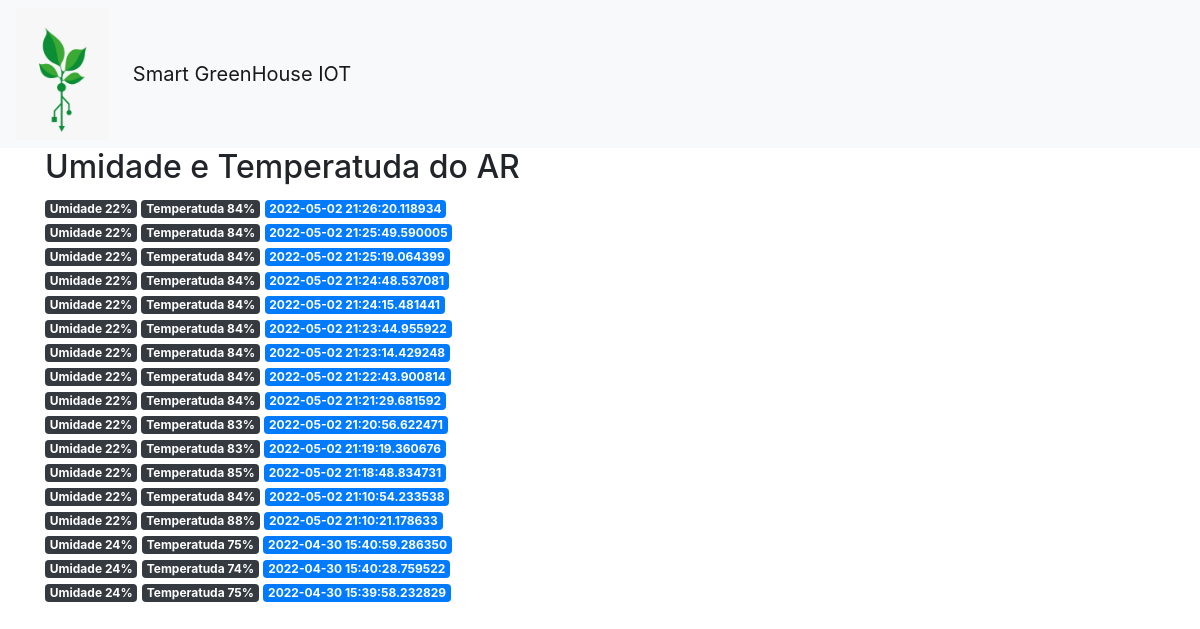
/dht11, run on the app's committed database.
### tables this page shows
CREATE TABLE dht11 (
        id INTEGER NOT NULL PRIMARY KEY AUTOINCREMENT,
        temp INTEGER,
        humid INTEGER,
        datadht11 DATETIME
);

### app.py (the view)
@app.route('/dht11')
def post_dht11():
    post_dht11 = get_post_dht11()
    return render_template('dht11.html', post_dht11=post_dht11)

### app.py (called while the page is built)
def get_db_connection():
    conw = None
    connw = sqlite3.connect('EstufaDB.db')
    connw.row_factory = sqlite3.Row
    return connw

def get_post_dht11():
    connw = get_db_connection()
    post_dht11 = connw.execute('SELECT * FROM dht11 ORDER BY ID DESC LIMIT 17').fetchall()
    connw.close()
    if post_dht11 is None:
        abort(404)
    return post_dht11

### templates/dht11.html
{% extends 'base.html' %}
{% block content %}
    <h2>{% block title %}Umidade e Temperatuda do AR {% endblock %}</h2>
    {% for post in post_dht11 %}
        <span class="badge badge-dark">Umidade {{ post['temp'] }}%</span>
        <span class="badge badge-dark">Temperatuda {{ post['humid'] }}%</span>
        <span class="badge badge-primary">{{ post['datadht11'] }}</span><br>
    {% endfor %}
{% endblock %}

### static/css/style.css (style rules this page uses)
* { margin: 0; padding: 0; box-sizing: border-box; }
body { background: #edeeed; height: 100vh; width: 100%; }

### data on the page
dht11: temp "22", humid "84", datadht11 "2022-05-02 21:26:20.118934"
dht11: temp "22", humid "84", datadht11 "2022-05-02 21:25:49.590005"
dht11: temp "22", humid "84", datadht11 "2022-05-02 21:25:19.064399"
dht11: temp "22", humid "84", datadht11 "2022-05-02 21:24:48.537081"
dht11: temp "22", humid "84", datadht11 "2022-05-02 21:24:15.481441"
dht11: temp "22", humid "84", datadht11 "2022-05-02 21:23:44.955922"
dht11: temp "22", humid "84", datadht11 "2022-05-02 21:23:14.429248"
dht11: temp "22", humid "84", datadht11 "2022-05-02 21:22:43.900814"
dht11: temp "22", humid "84", datadht11 "2022-05-02 21:21:29.681592"
dht11: temp "22", humid "83", datadht11 "2022-05-02 21:20:56.622471"
dht11: temp "22", humid "83", datadht11 "2022-05-02 21:19:19.360676"
dht11: temp "22", humid "85", datadht11 "2022-05-02 21:18:48.834731"
dht11: temp "22", humid "84", datadht11 "2022-05-02 21:10:54.233538"
dht11: temp "22", humid "88", datadht11 "2022-05-02 21:10:21.178633"
dht11: temp "24", humid "75", datadht11 "2022-04-30 15:40:59.286350"
dht11: temp "24", humid "74", datadht11 "2022-04-30 15:40:28.759522"
dht11: temp "24", humid "75", datadht11 "2022-04-30 15:39:58.232829"
